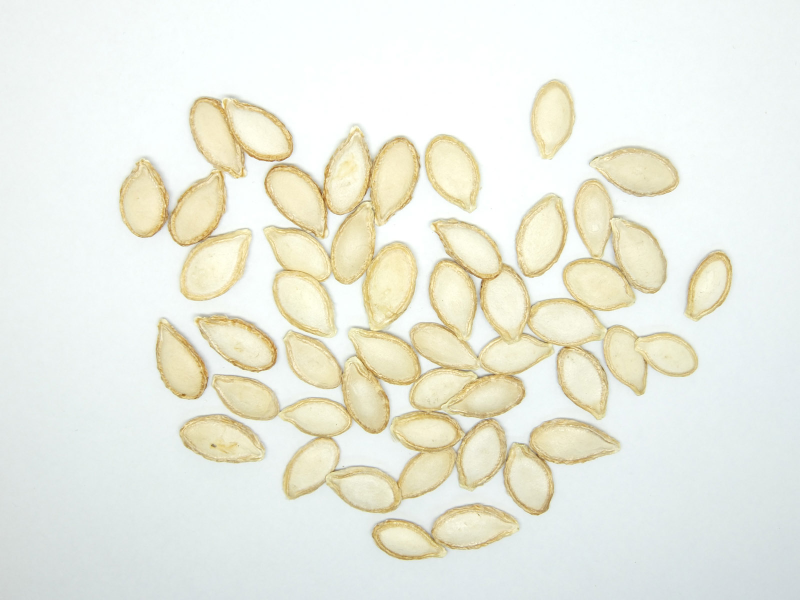
//> input picture practice-7/images/pumpkin.JPG, 1600 x 1200 px (shown at 1/2 size)
$ ./task_4   (built with g++ and OpenCV 4)
//> lines starting //> are read from the running program, lines starting //| are printed output that depends on the picture; after the words box and inside, x2 and y2 are one past the last pixel; in counts of white or black regions, pixels touching at a corner belong together
#include <iostream>
#include <opencv2/highgui.hpp>
#include <opencv2/imgproc.hpp>

using namespace std;

int main(void)
{
    cv::Mat srcImg = cv::imread("images/pumpkin.jpg", 1);
//> srcImg is the input picture: 1200 rows x 1600 cols, CV_8UC3; mean B, G, R 224.9, 236.5, 234.9
    cv::resize(srcImg, srcImg, cv::Size(), 0.5, 0.5);
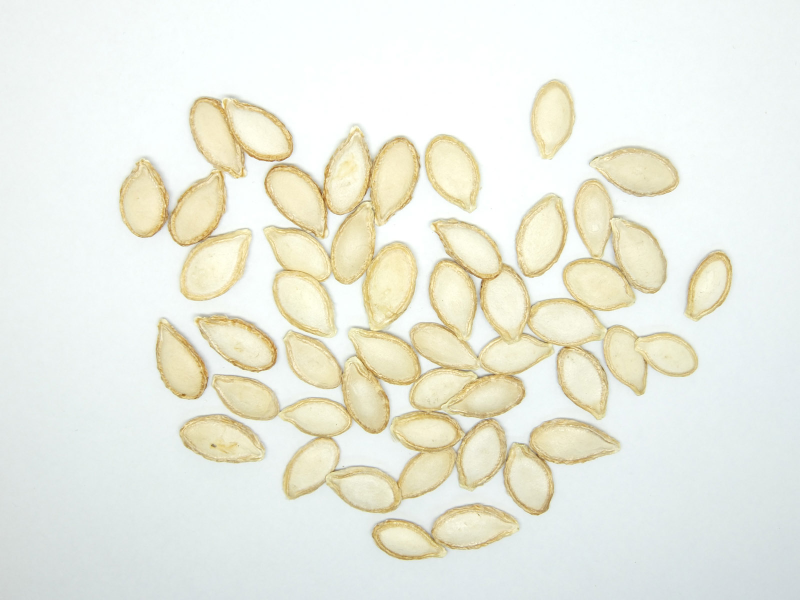
//> srcImg: 600 rows x 800 cols, CV_8UC3; mean B, G, R 225, 236.6, 235
    cv::Mat grayImg;
    cv::cvtColor(srcImg, grayImg, cv::COLOR_BGR2GRAY);
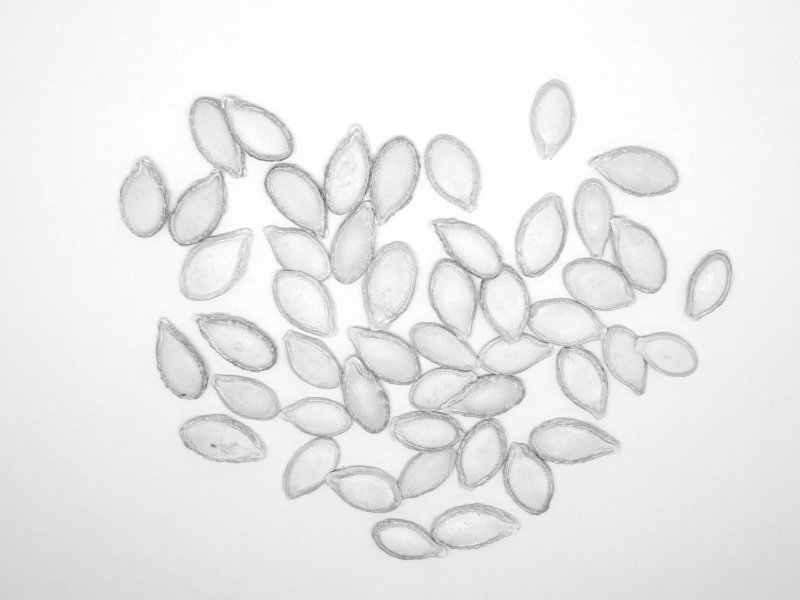
//> grayImg: 600 rows x 800 cols, CV_8UC1; min 82, max 255, mean 234.8

    //cv::blur(grayImg, grayImg, cv::Size(3, 3));

    cv::Mat binaryImg;
    cv::threshold(grayImg, binaryImg, 0, 255, cv::THRESH_BINARY_INV | cv::THRESH_OTSU);
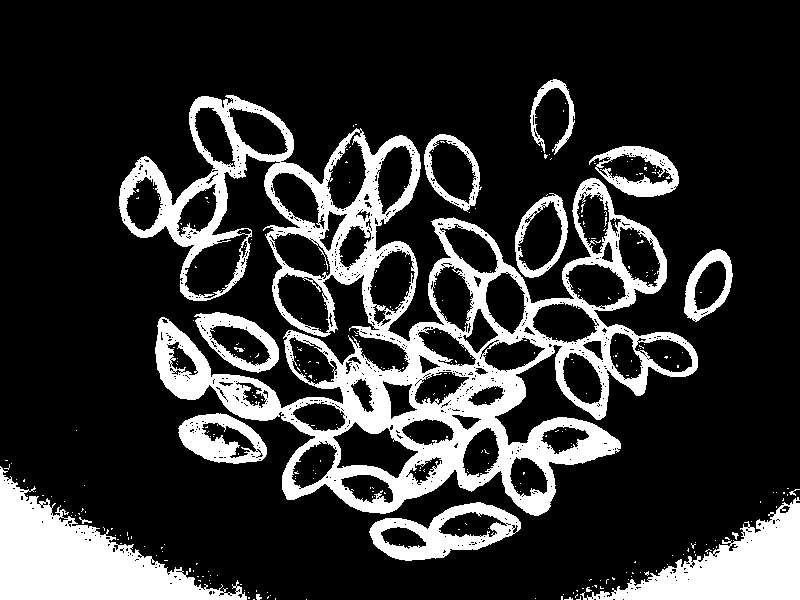
//> binaryImg: 600 rows x 800 cols, CV_8UC1; 20.2% white; 338 white regions (321 under 20 px), largest, box (x1, y1, x2, y2) and area: (119, 95, 698, 516) 57635, (0, 466, 247, 600) 14001, (580, 497, 800, 600) 9418
    //cv::threshold(grayImg, binaryImg, 240, 255, cv::THRESH_BINARY_INV);

    cv::Mat element = cv::getStructuringElement(cv::MORPH_ELLIPSE, cv::Size(3, 3));
//    cv::erode(binaryImg, binaryImg, element, cv::Point(), 6);
//    cv::dilate(binaryImg, binaryImg, element, cv::Point(), 2);
    cv::morphologyEx(binaryImg, binaryImg, cv::MORPH_DILATE, element, cv::Point(-1, -1), 10);
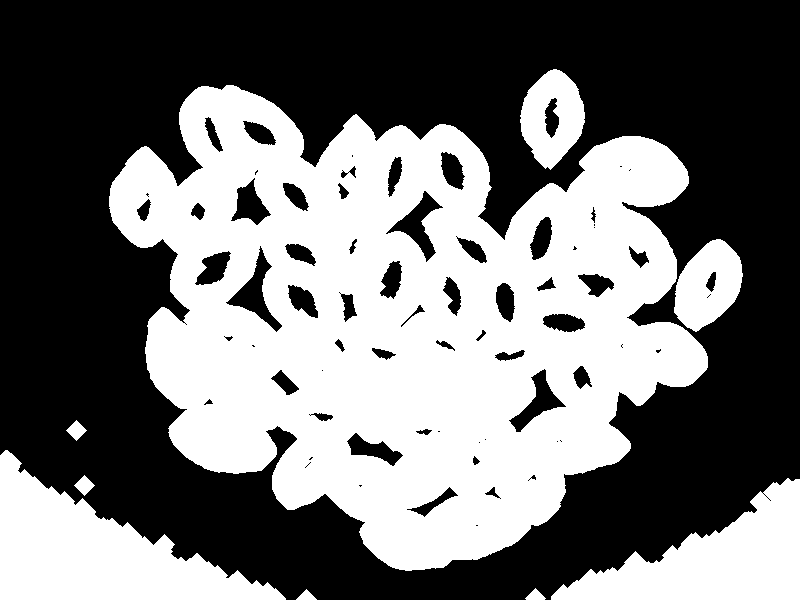
//> binaryImg: 600 rows x 800 cols, CV_8UC1; 44.7% white; 9 white regions, largest, box (x1, y1, x2, y2) and area: (109, 85, 708, 571) 171002, (0, 450, 286, 600) 19800, (551, 478, 800, 600) 14756

// [31 lines of commented-out code are left out]


    cv::imshow("binary", binaryImg);
    cv::imshow("dst", srcImg);

    cv::waitKey(0);

	return 0;
}

$ run again, with practice-7/images/beans_1.jpg copied over practice-7/images/pumpkin.JPG
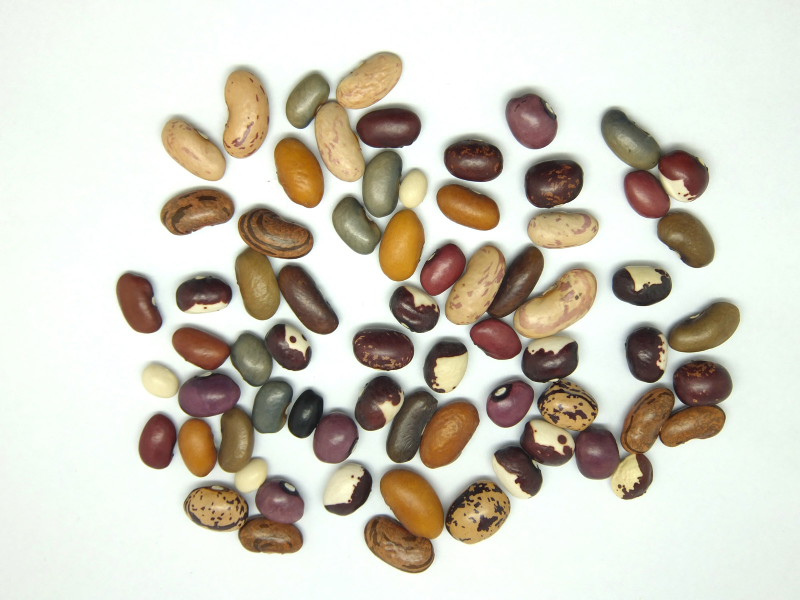
//> input picture practice-7/images/beans_1.jpg, 1600 x 1200 px (shown at 1/2 size)
//> srcImg is the input picture: 1200 rows x 1600 cols, CV_8UC3; mean B, G, R 191.1, 203.8, 207.7
//> srcImg: 600 rows x 800 cols, CV_8UC3
//> `cv::threshold(grayImg, binaryImg, 0, 255, cv::THRESH_BINARY_INV | cv::..`:
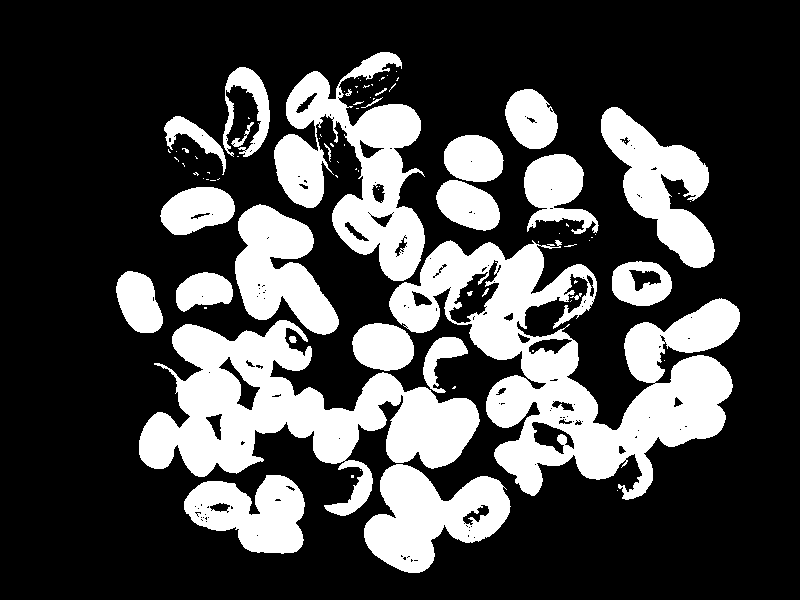
//> binaryImg: 600 rows x 800 cols, CV_8UC1; 27.9% white; 88 white regions (60 under 20 px), largest, box (x1, y1, x2, y2) and area: (389, 240, 740, 500) 35141, (139, 320, 480, 516) 26797, (274, 52, 425, 281) 15288
//> `cv::morphologyEx(binaryImg, binaryImg, cv::MORPH_DILATE, element, cv::..`:
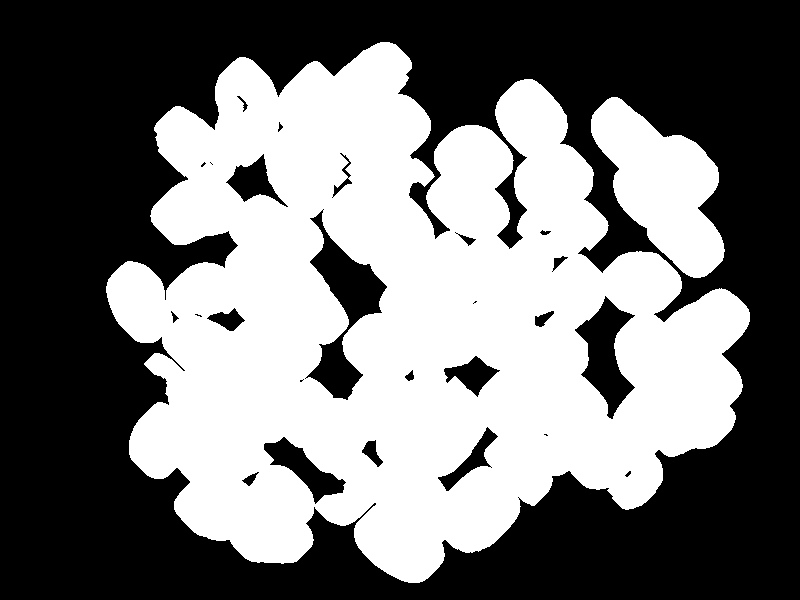
//> binaryImg: 600 rows x 800 cols, CV_8UC1; 45.5% white; 2 white regions, box (x1, y1, x2, y2) and area: (106, 42, 750, 583) 205323, (591, 97, 725, 278) 13149
